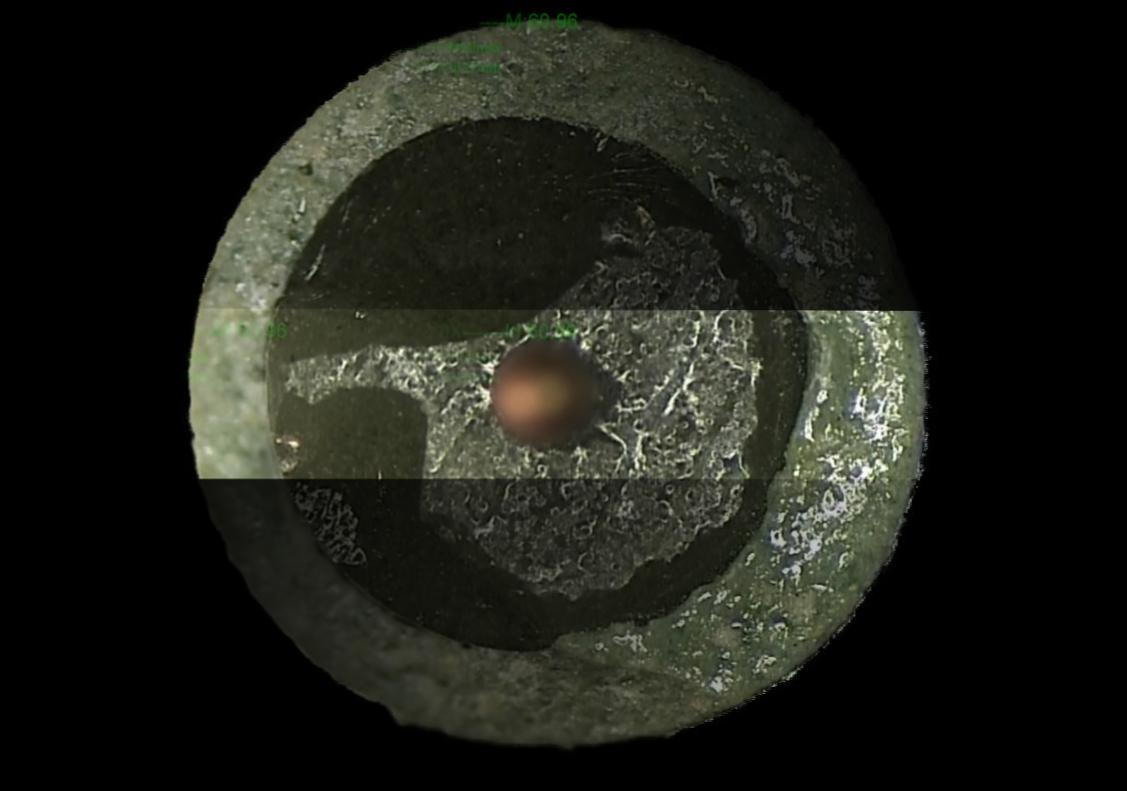
%> input picture all.jpg, 1127 x 791 px
$ octave CLAHE_rgb.m   (GNU Octave 9; MATLAB toolbox functions it lacks are replaced by stand-ins)
%> lines starting %> are read from the running program, lines starting %| are printed output that depends on the picture
img=imread('all.jpg');
%> img is the input picture: size 791x1127x3 uint8; mean R, G, B 28.9, 30.2, 23.7
figure;
subplot(1, 3, 1); imhist(img(:,:,1)); title('原始图像R直方图');
subplot(1, 3, 2); imhist(img(:,:,2)); title('原始图像G直方图');
subplot(1, 3, 3); imhist(img(:,:,3)); title('原始图像B直方图');
%> after `title('原始图像B直方图')`:
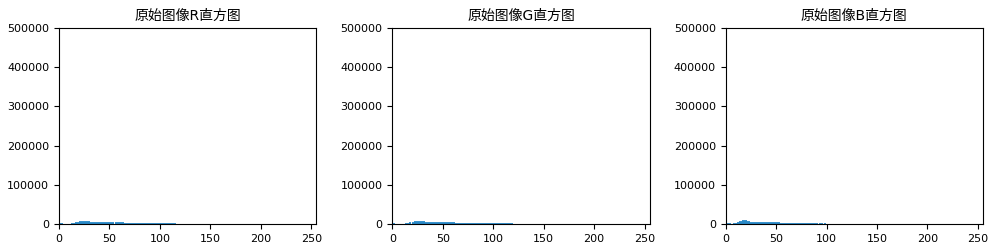
%> figure redrawn from the program's plot data, 3 panels; panel 1: highest point at x = 0, y = 454147; panel 2: highest point at x = 0, y = 453514; panel 3: highest point at x = 0, y = 454630

img_r=img(:,:,1);
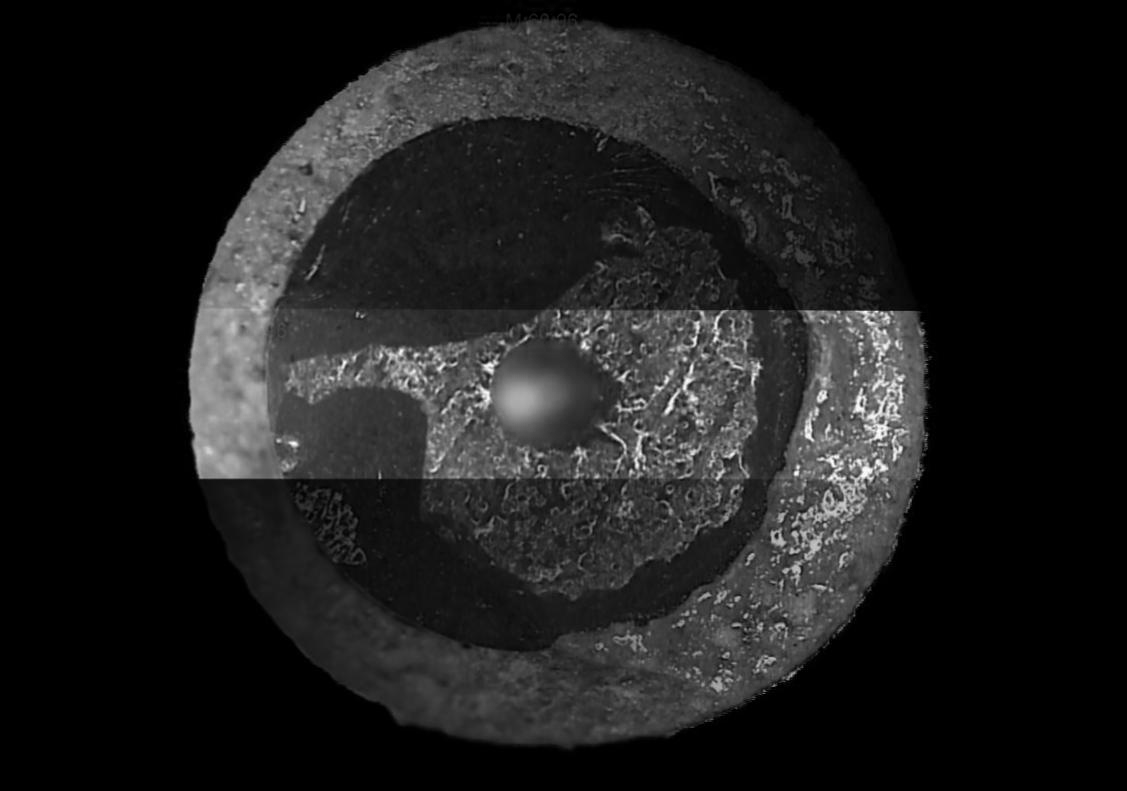
%> img_r: size 791x1127 uint8; min 0, max 255, mean 28.9
img_g=img(:,:,2);
img_b=img(:,:,3);
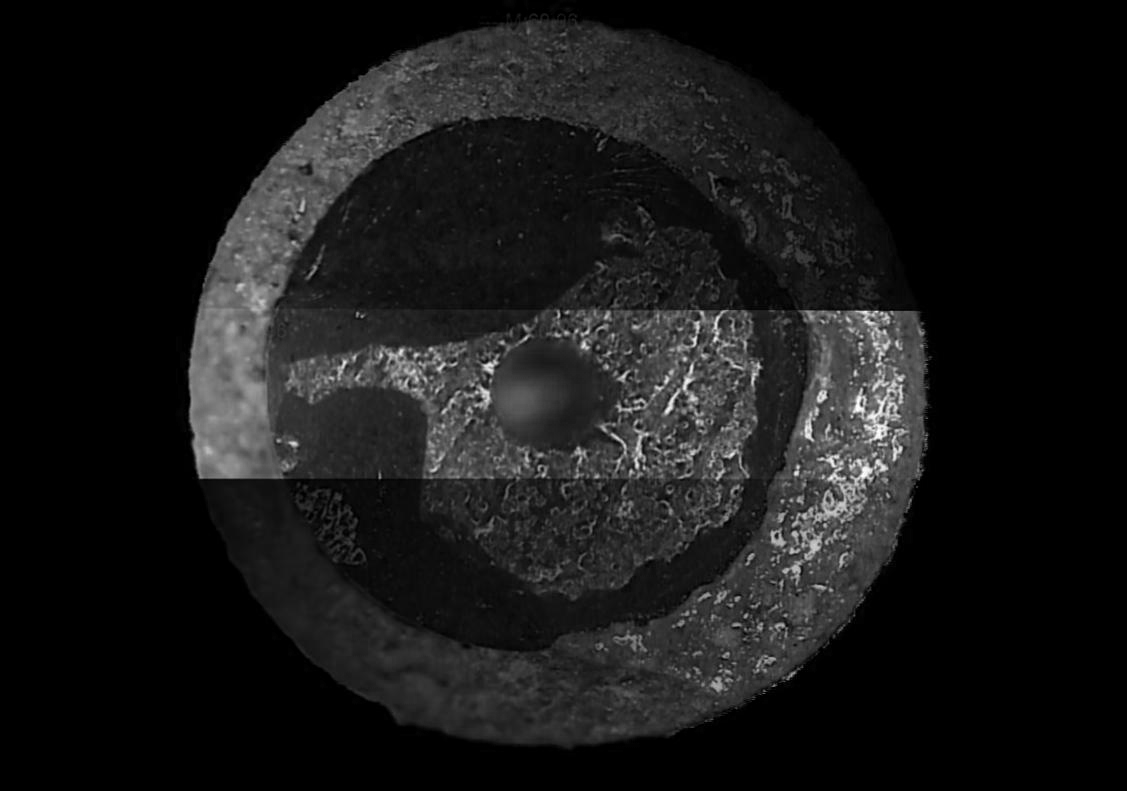
%> img_b: size 791x1127 uint8; min 0, max 255, mean 23.7
adapthisteq_r=adapthisteq(img_r);
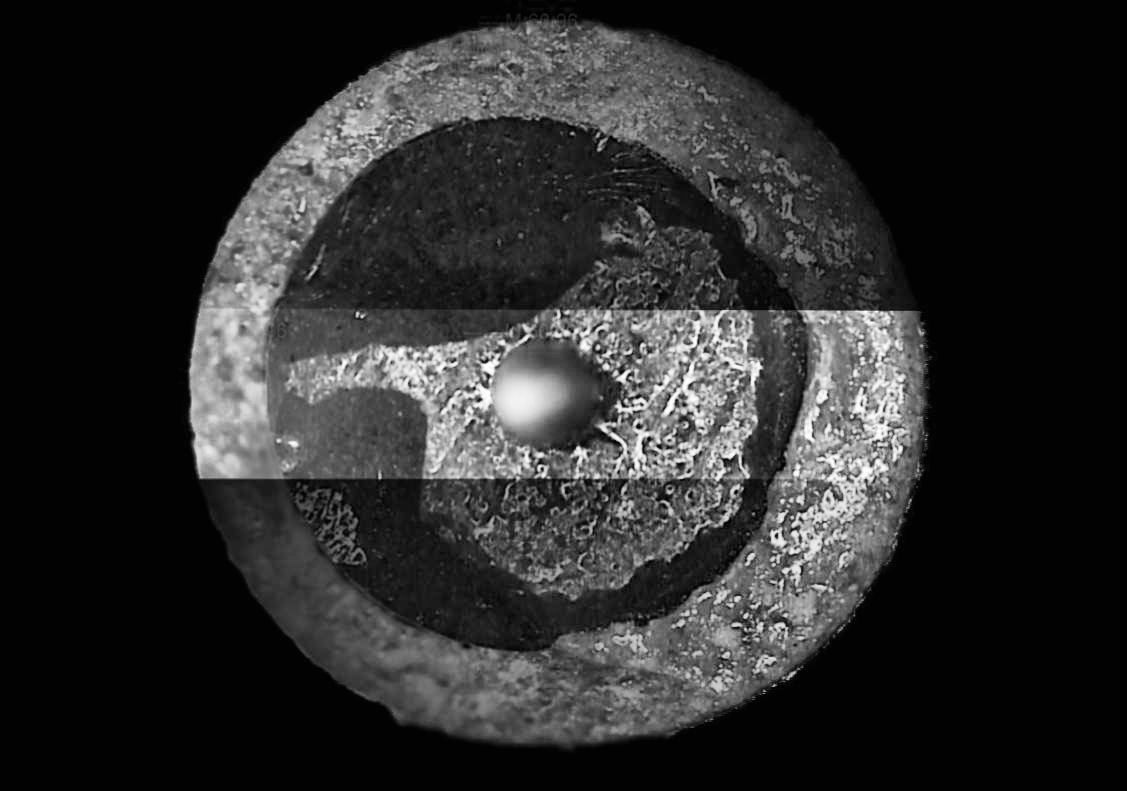
%> adapthisteq_r: size 791x1127 uint8; min 0, max 255, mean 42.8
adapthisteq_g=adapthisteq(img_g);
adapthisteq_b=adapthisteq(img_b);
adapthisteq_img=cat(3,adapthisteq_r,adapthisteq_g,adapthisteq_b);
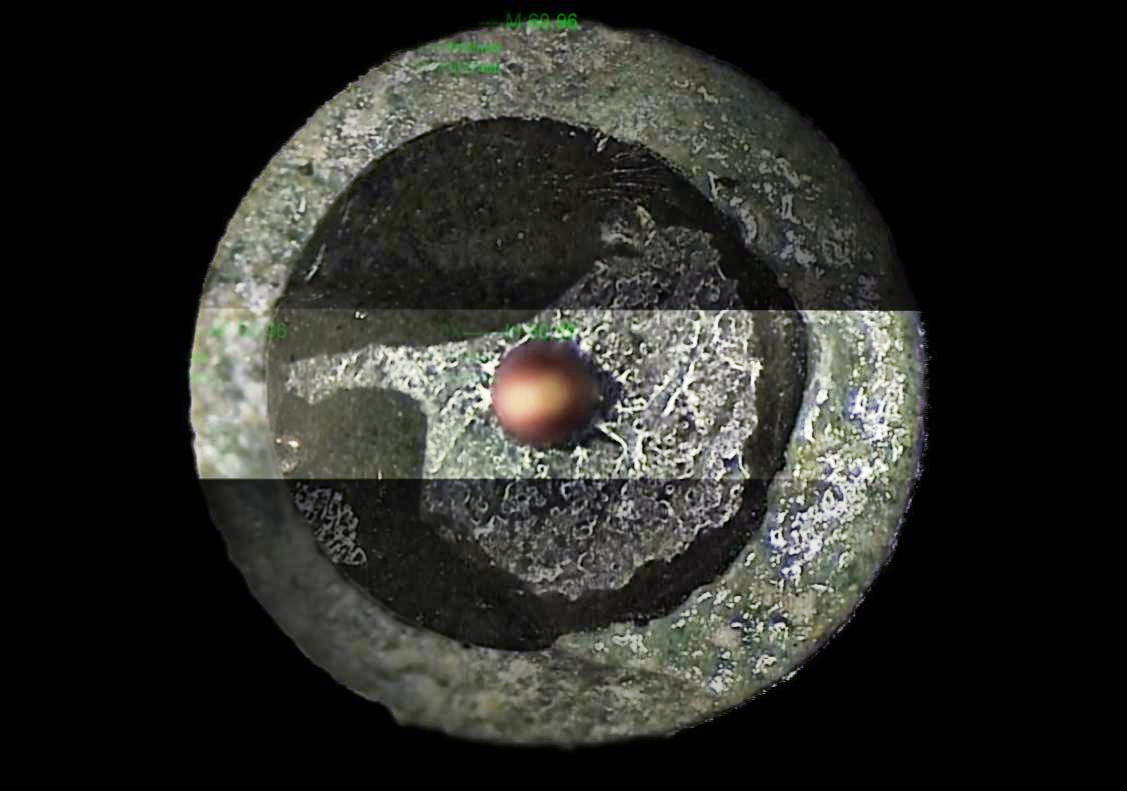
%> adapthisteq_img: size 791x1127x3 uint8; mean R, G, B 42.8, 42.9, 39.5

figure;
subplot(1,2,1),imshow(img),title('原始图像');
subplot(1,2,2),imshow(adapthisteq_img),title('经过CLAHE的增强图像');

figure;
subplot(1, 3, 1); imhist(adapthisteq_img(:, :, 1)); title('增强图像R直方图');
subplot(1, 3, 2); imhist(adapthisteq_img(:, :, 2)); title('增强图像G直方图');
subplot(1, 3, 3); imhist(adapthisteq_img(:, :, 3)); title('增强图像B直方图');

$ run again, with merge.jpg copied over all.jpg
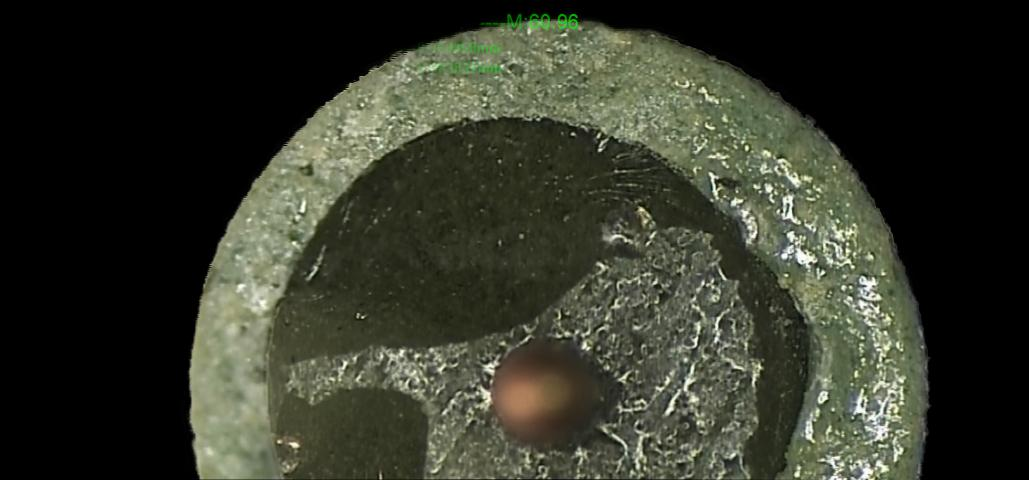
%> input picture merge.jpg, 1029 x 480 px
%> img is the input picture: size 480x1029x3 uint8; mean R, G, B 51.2, 54.1, 41.6
%> `title('原始图像B直方图')`:
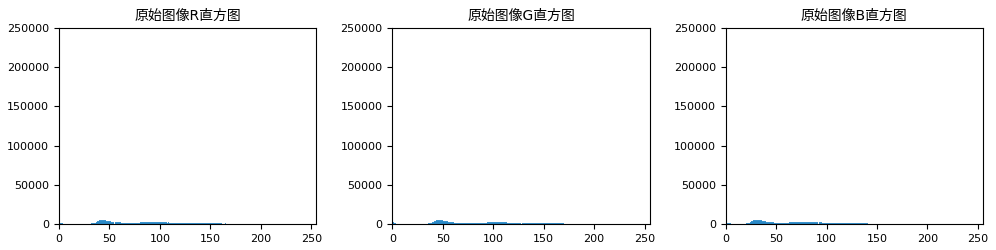
%> figure redrawn from the program's plot data, 3 panels; panel 1: highest point at x = 0, y = 206706; panel 2: highest point at x = 0, y = 205812; panel 3: highest point at x = 0, y = 206818
%> `adapthisteq_img=cat(3,adapthisteq_r,adapthisteq_g,adapthisteq_b);`:
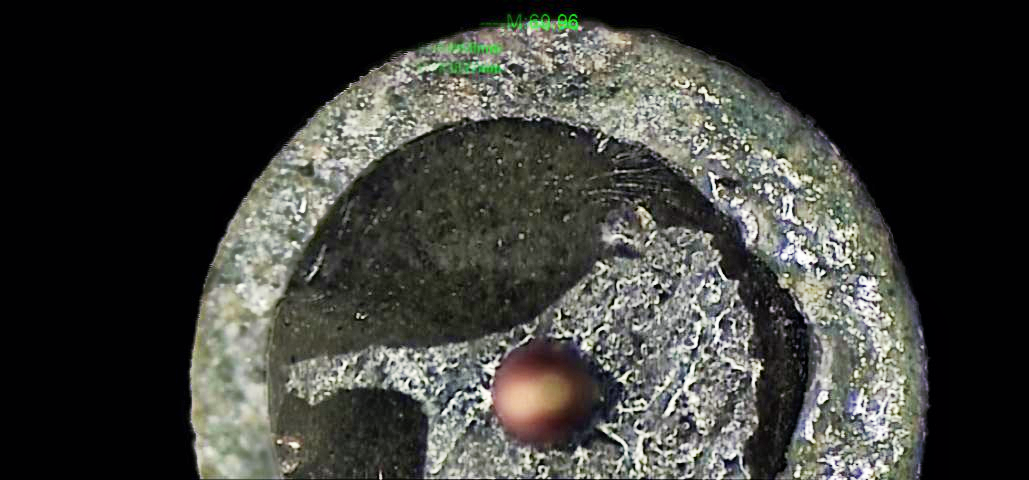
%> adapthisteq_img: size 480x1029x3 uint8; mean R, G, B 60.8, 61.7, 57.1

$ run again, with merge1.jpg copied over all.jpg
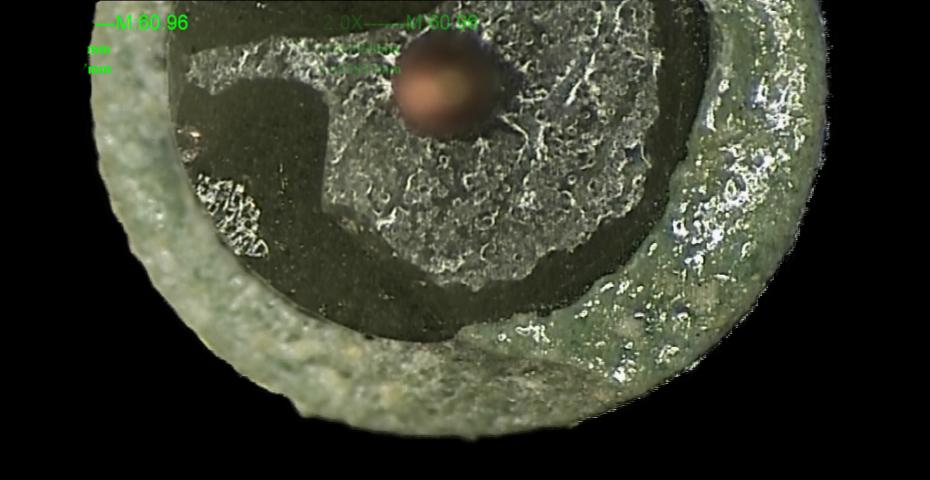
%> input picture merge1.jpg, 930 x 480 px
%> img is the input picture: size 480x930x3 uint8; mean R, G, B 58.4, 61.5, 47.9
%> `title('原始图像B直方图')`:
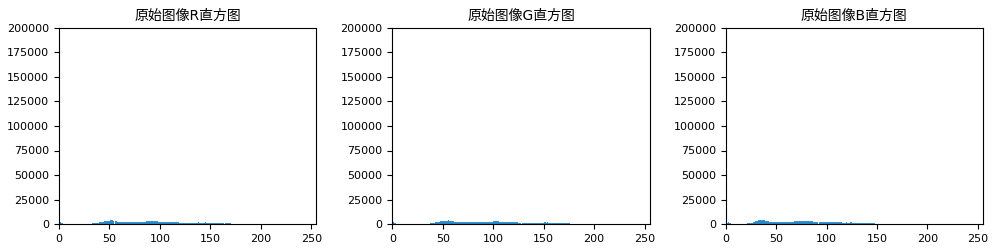
%> figure redrawn from the program's plot data, 3 panels; panel 1: highest point at x = 0, y = 169232; panel 2: highest point at x = 0, y = 168701; panel 3: highest point at x = 0, y = 168559
%> `adapthisteq_img=cat(3,adapthisteq_r,adapthisteq_g,adapthisteq_b);`:
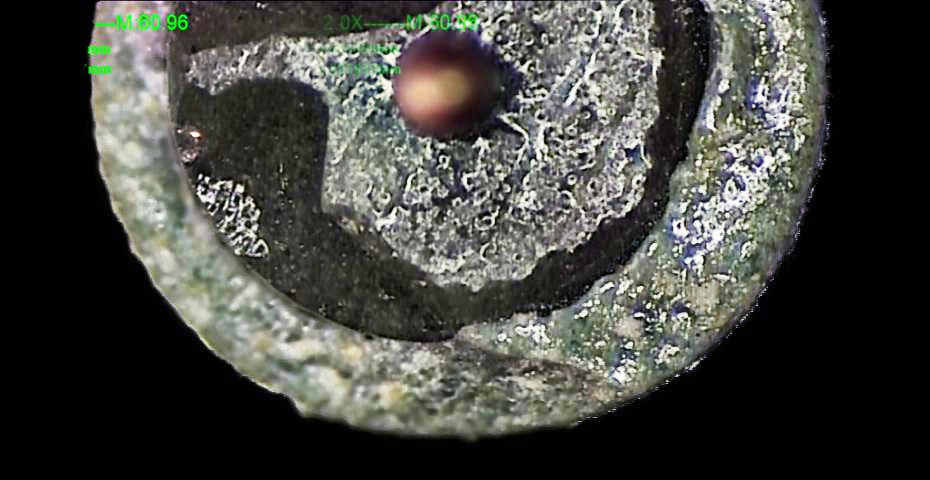
%> adapthisteq_img: size 480x930x3 uint8; mean R, G, B 68.9, 69.3, 64.8
